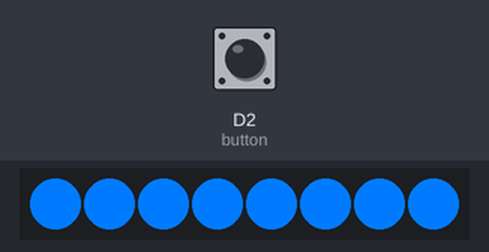
Recording of a program running on a simulated ESP8266 (Wemos D1 mini). Shown: 8 RGB LEDs in strip order, left to right. Inputs (shaded band) come from the test bench; at power-on: D2 (button) HIGH. Dim RGB values are drawn brighter than linear; WiFi joins after 1.5 s; servers stay silent unless stated; the strip is taken to match the declared colour order; random numbers use the default seed unless the program sets one; what the program prints to the serial monitor is not drawn.

Above: at 2.7 s.
2.8 s: D2 (button) pulled LOW for 0.15 s
At 5.8 s:
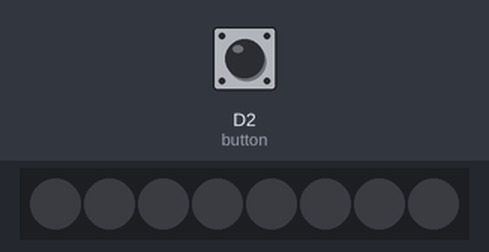
5.9 s: D2 (button) pulsed LOW 2 times (0.12 s each, 0.3 s apart)
8.2 s: D2 (button) pulled LOW for 1 s
9.8 s: D2 (button) pulsed LOW 5 times (0.12 s each, 0.3 s apart)
At 14.87 s:
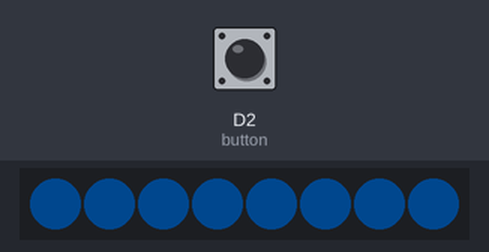
At 36.07 s:
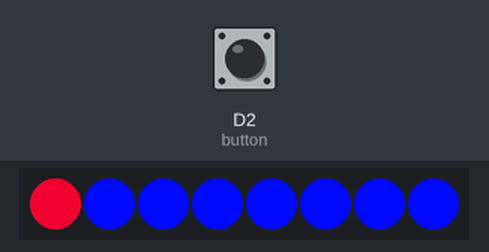
Timing chart, 0 to 37.6 s (numbered marks = the images above; inputs shaded):
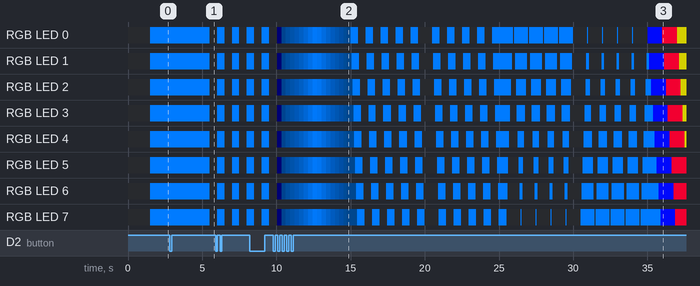

The program:

main.cpp
```cpp
#include <ESP8266WiFi.h>
#include <ESPAsyncTCP.h>
#include <ESPAsyncWebServer.h>
#include <AsyncElegantOTA.h>
#include <WS2812FX.h>
#include <OneButton.h>
#include <secrets.h>

#define LED_COUNT 8
#define LED_PIN D5

#define TIMER_MS 5000

AsyncWebServer server(80);

WS2812FX ws2812fx = WS2812FX(LED_COUNT, LED_PIN, NEO_RGB + NEO_KHZ800);
OneButton button(D2, true);

unsigned long last_change = 0;
unsigned long now = 0;

ICACHE_RAM_ATTR void checkTicks()
{
  // include all buttons here to be checked
  button.tick(); // just call tick() to check the state.
}

void singleClick()
{
  Serial.println("singleClick() detected.");
} // singleClick


// this function will be called when the button was pressed 2 times in a short timeframe.
void doubleClick()
{
  Serial.println("doubleClick() detected.");

  //ledState = !ledState; // reverse the LED
  //digitalWrite(PIN_LED, ledState);
} // doubleClick


// this function will be called when the button was pressed multiple times in a short timeframe.
void multiClick()
{
  Serial.print("multiClick(");
  Serial.print(button.getNumberClicks());
  Serial.println(") detected.");

//  ledState = !ledState; // reverse the LED
//  digitalWrite(PIN_LED, ledState);
} // multiClick

void setup(void) {
  Serial.begin(115200);
  WiFi.mode(WIFI_STA);
  WiFi.begin(ssid, password);
  Serial.println("");

  // Wait for connection
  while (WiFi.status() != WL_CONNECTED) {
    delay(500);
    Serial.print(".");
  }
  Serial.println("");
  Serial.print("Connected to ");
  Serial.println(ssid);
  Serial.print("IP address: ");
  Serial.println(WiFi.localIP());

  server.on("/", HTTP_GET, [](AsyncWebServerRequest *request) {
    request->send(200, "text/plain", "Hi! I am ESP8266.");
  });

  AsyncElegantOTA.begin(&server);    // Start ElegantOTA
  server.begin();
  Serial.println("HTTP server started");

  ws2812fx.init();
  ws2812fx.setBrightness(255);
  ws2812fx.setSpeed(1000);
  ws2812fx.setColor(0x007BFF);
  ws2812fx.setMode(FX_MODE_STATIC);
  ws2812fx.start();
  Serial.println("FIM");

  attachInterrupt(digitalPinToInterrupt(D2), checkTicks, CHANGE);

  // link the xxxclick functions to be called on xxxclick event.
  button.attachClick(singleClick);
  button.attachDoubleClick(doubleClick);
  button.attachMultiClick(multiClick);

  button.setPressTicks(1000);
}

void loop(void) {
  now = millis();

  ws2812fx.service();

  if(now - last_change > TIMER_MS) {
    ws2812fx.setMode((ws2812fx.getMode() + 1) % ws2812fx.getModeCount());
    last_change = now;
  }

  button.tick();
}
```

secrets-example.h
```cpp
const char* ssid = "....";
const char* password = "....";
```
